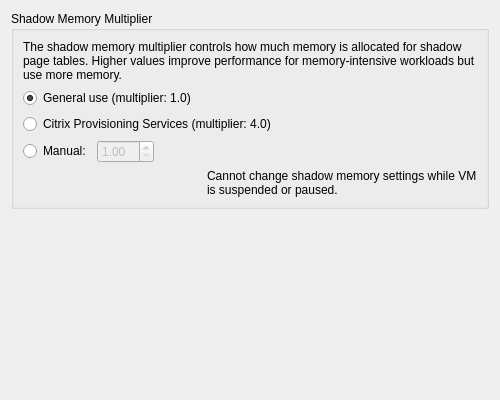
<?xml version="1.0" encoding="UTF-8"?>
<ui version="4.0">
 <class>VMAdvancedEditPage</class>
 <widget class="QWidget" name="VMAdvancedEditPage">
  <property name="geometry">
   <rect>
    <x>0</x>
    <y>0</y>
    <width>500</width>
    <height>400</height>
   </rect>
  </property>
  <layout class="QVBoxLayout" name="verticalLayout">
   <item>
    <widget class="QGroupBox" name="groupBoxShadowMultiplier">
     <property name="title">
      <string>Shadow Memory Multiplier</string>
     </property>
     <layout class="QVBoxLayout" name="verticalLayout_2">
      <item>
       <widget class="QLabel" name="labelDescription">
        <property name="text">
         <string>The shadow memory multiplier controls how much memory is allocated for shadow page tables. Higher values improve performance for memory-intensive workloads but use more memory.</string>
        </property>
        <property name="wordWrap">
         <bool>true</bool>
        </property>
       </widget>
      </item>
      <item>
       <widget class="QRadioButton" name="radioButtonGeneral">
        <property name="text">
         <string>General use (multiplier: 1.0)</string>
        </property>
        <property name="checked">
         <bool>true</bool>
        </property>
       </widget>
      </item>
      <item>
       <widget class="QRadioButton" name="radioButtonCitrix">
        <property name="text">
         <string>Citrix Provisioning Services (multiplier: 4.0)</string>
        </property>
       </widget>
      </item>
      <item>
       <layout class="QHBoxLayout" name="horizontalLayout">
        <item>
         <widget class="QRadioButton" name="radioButtonManual">
          <property name="text">
           <string>Manual:</string>
          </property>
         </widget>
        </item>
        <item>
         <widget class="QDoubleSpinBox" name="spinBoxShadowMultiplier">
          <property name="enabled">
           <bool>false</bool>
          </property>
          <property name="minimum">
           <double>1.000000000000000</double>
          </property>
          <property name="maximum">
           <double>10.000000000000000</double>
          </property>
          <property name="singleStep">
           <double>0.100000000000000</double>
          </property>
          <property name="value">
           <double>1.000000000000000</double>
          </property>
         </widget>
        </item>
        <item>
         <spacer name="horizontalSpacer">
          <property name="orientation">
           <enum>Qt::Horizontal</enum>
          </property>
          <property name="sizeHint" stdset="0">
           <size>
            <width>40</width>
            <height>20</height>
           </size>
          </property>
         </spacer>
        </item>
       </layout>
      </item>
      <item>
       <widget class="QWidget" name="widgetWarning" native="true">
        <property name="visible">
         <bool>false</bool>
        </property>
        <layout class="QHBoxLayout" name="horizontalLayout_2">
         <property name="leftMargin">
          <number>0</number>
         </property>
         <property name="topMargin">
          <number>0</number>
         </property>
         <property name="rightMargin">
          <number>0</number>
         </property>
         <property name="bottomMargin">
          <number>0</number>
         </property>
         <item>
          <widget class="QLabel" name="labelWarningIcon">
           <property name="text">
            <string/>
           </property>
           <property name="pixmap">
            <pixmap>:/icons/alert-warning.png</pixmap>
           </property>
          </widget>
         </item>
         <item>
          <widget class="QLabel" name="labelWarning">
           <property name="text">
            <string>Cannot change shadow memory settings while VM is suspended or paused.</string>
           </property>
           <property name="wordWrap">
            <bool>true</bool>
           </property>
          </widget>
         </item>
        </layout>
       </widget>
      </item>
     </layout>
    </widget>
   </item>
   <item>
    <spacer name="verticalSpacer">
     <property name="orientation">
      <enum>Qt::Vertical</enum>
     </property>
     <property name="sizeHint" stdset="0">
      <size>
       <width>20</width>
       <height>40</height>
      </size>
     </property>
    </spacer>
   </item>
  </layout>
 </widget>
 <resources/>
 <connections/>
</ui>
